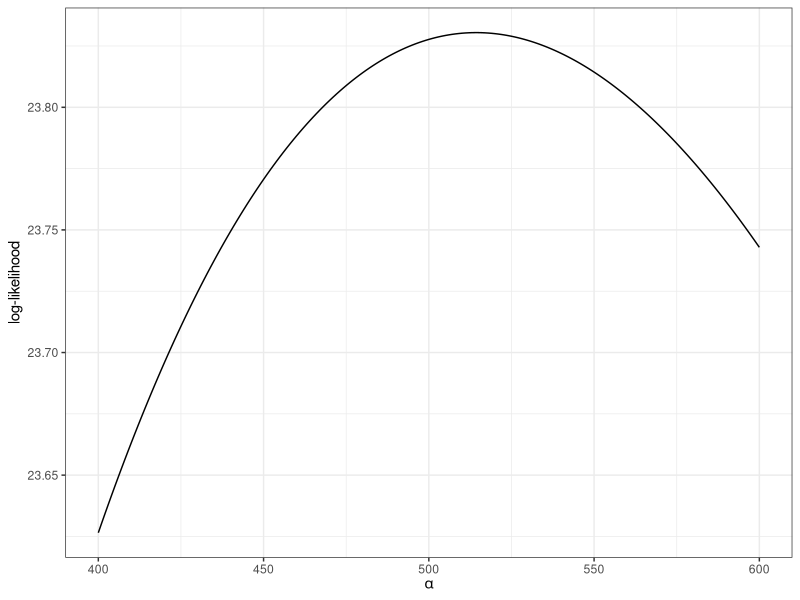
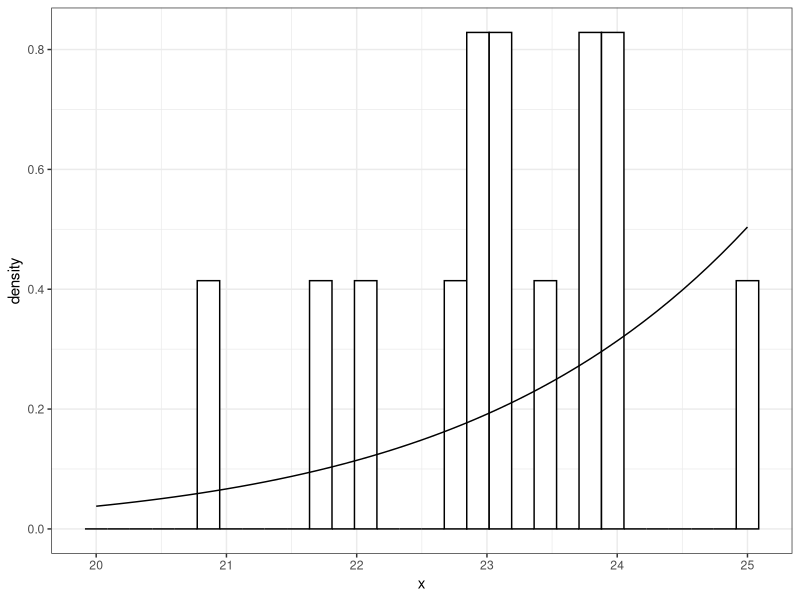

Here is the R script that generated these plots, in order:
## ---- chunk 1
knitr::opts_chunk$set(echo = TRUE, 
                      comment = NA, 
                      warning = FALSE, 
                      message = FALSE, 
                      fig.pos = 'H', 
                      fig.align = 'center', 
                      fig.height = 3, 
                      fig.width = 6, 
                      fig.dpi = 300)
options(xtable.comment = FALSE, 
        xtable.table.placement = 'H')
## ---- chunk 2
library(ggplot2)
theme_set(theme_bw())

x <- c(22, 23.9, 20.9, 23.8, 25, 24, 21.7, 
       23.8, 22.8, 23.1, 23.1, 23.5, 23, 23)

n <- length(x)
x.mean <- mean(x)
log.x.sum <- sum(log(x))

alpha <- seq(400, 600)
log.likelihood <- function(alpha) {
  -n * lgamma(alpha) -
    n * alpha * log(x.mean) + 
    n * alpha * log(alpha) + 
    alpha * log.x.sum - 
    n * alpha
}

ggplot() + 
  geom_line(aes(x = alpha, y = log.likelihood(alpha))) + 
  labs(x = expression(alpha), y = 'log-likelihood')

alpha.hat <- optimize(log.likelihood, c(400, 600), maximum = TRUE)$maximum
beta.hat <- x.mean / alpha.hat

c(alpha = alpha.hat, beta = beta.hat)
## ---- chunk 3
x <- c(22, 23.9, 20.9, 23.8, 25, 24, 21.7, 
       23.8, 22.8, 23.1, 23.1, 23.5, 23, 23)

n <- length(x)
beta.hat <- max(x)
alpha.hat <- n / (n * log(beta.hat) - sum(log(x)))

c('alpha' = alpha.hat, 'beta' = beta.hat)

X <- seq(20, 25, by = .1)
p <- alpha.hat / beta.hat ^ alpha.hat * X ^ (alpha.hat - 1)

ggplot() + 
  geom_histogram(aes(x = x, y = ..density..), 
                 colour = 'black', fill = 'white') + 
  geom_line(aes(x = X, y = p))
